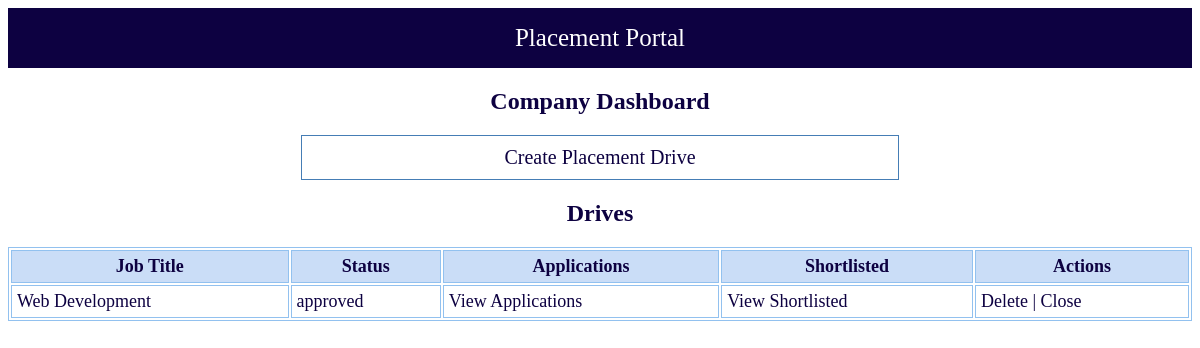
Before: /company/dashboard (signed in) with the older database file.
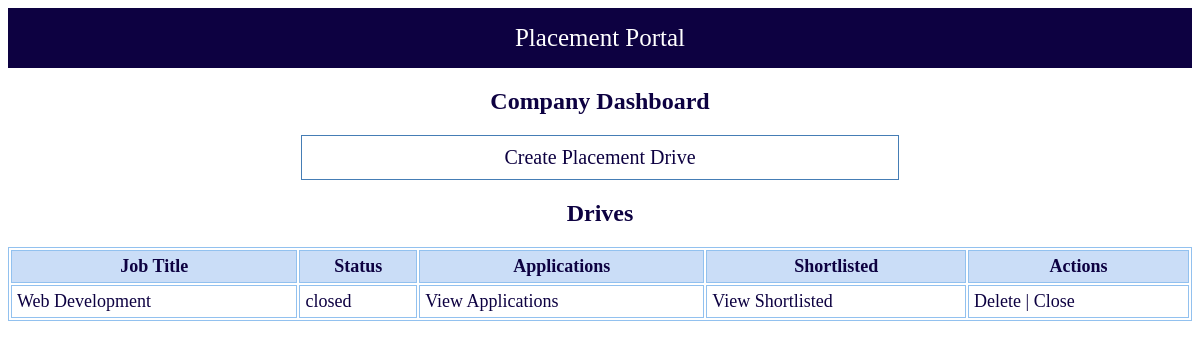
After: the same page with the newer database file.
### tables this page shows
CREATE TABLE drives(
        id INTEGER PRIMARY KEY AUTOINCREMENT,
        company_id INTEGER,
        job_title TEXT,
        skills TEXT,
        experience TEXT,
        salary TEXT,
        status TEXT DEFAULT 'pending',
        FOREIGN KEY(company_id) REFERENCES companies(id)
    );

### app.py (the view)
@app.route("/company/dashboard")
def company_dashboard():
    if "company" not in session:
        return redirect("/")
    db = get_db()
    drives = db.execute("""
        SELECT * FROM drives
        WHERE company_id=?
    """, (session["company"],)).fetchall()
    return render_template("company/dashboard.html", drives=drives)

### database.py (called while the page is built)
def get_db():
    conn = sqlite3.connect("placement.db")
    conn.row_factory = sqlite3.Row
    return conn

### templates/company/dashboard.html
{% extends "base.html" %}
{% block content %}
<h2>Company Dashboard</h2>
<div align="center">
    <a class="login" href="/company/create_drive">
        Create Placement Drive
    </a>
</div>
<h2>Drives</h2>
<table class="table-border">
    <tr>
        <th>Job Title</th>
        <th>Status</th>
        <th>Applications</th>
        <th>Shortlisted</th>
        <th>Actions</th>
    </tr>
    {% for d in drives %}
    <tr>
        <td>{{ d.job_title }}</td>
        <td>{{ d.status }}</td>
        <td>
            <a href="/company/applications/{{ d.id }}">
                View Applications
            </a>
        </td>
        <td>
            <a href="/company/shortlisted/{{ d.id }}">
                View Shortlisted
            </a>
        </td>
        <td>
            <a href="/company/delete_drive/{{ d.id }}">Delete</a> |
            <a href="/company/close_drive/{{ d.id }}">Close</a>
        </td>
    </tr>
    {% endfor %}
</table>
{% endblock %}

Changed rows visible on the page:
changed drives "Web Development": status "approved" → "closed"
